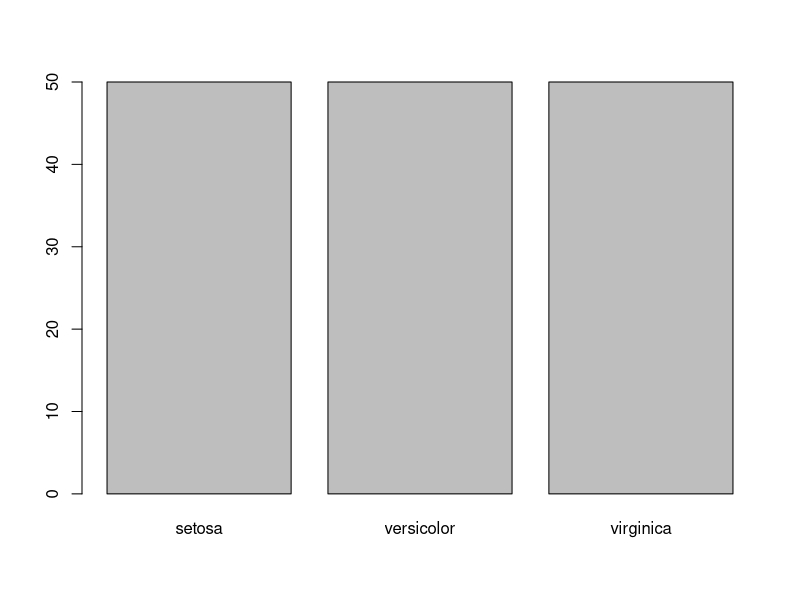
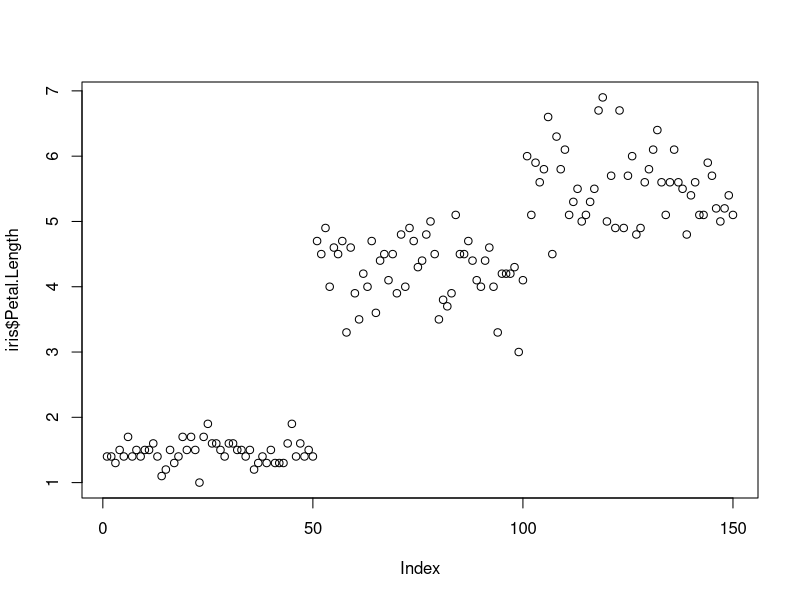
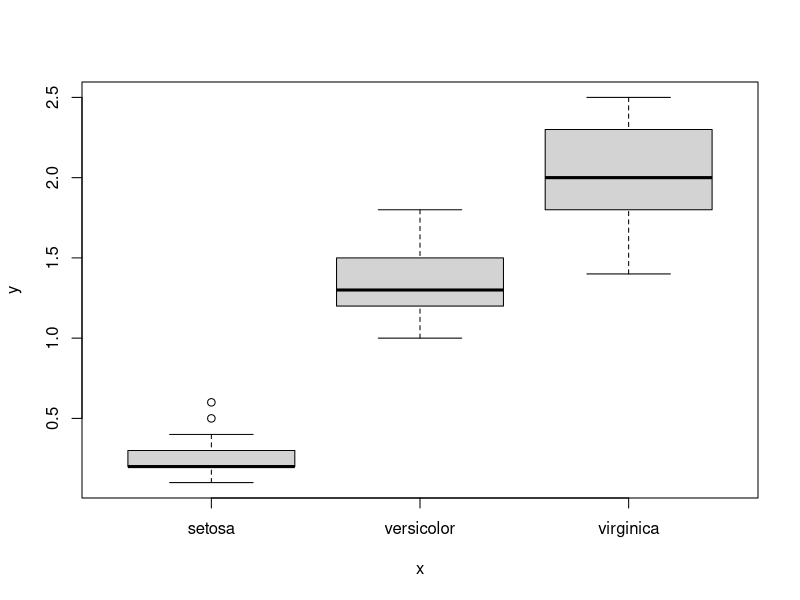
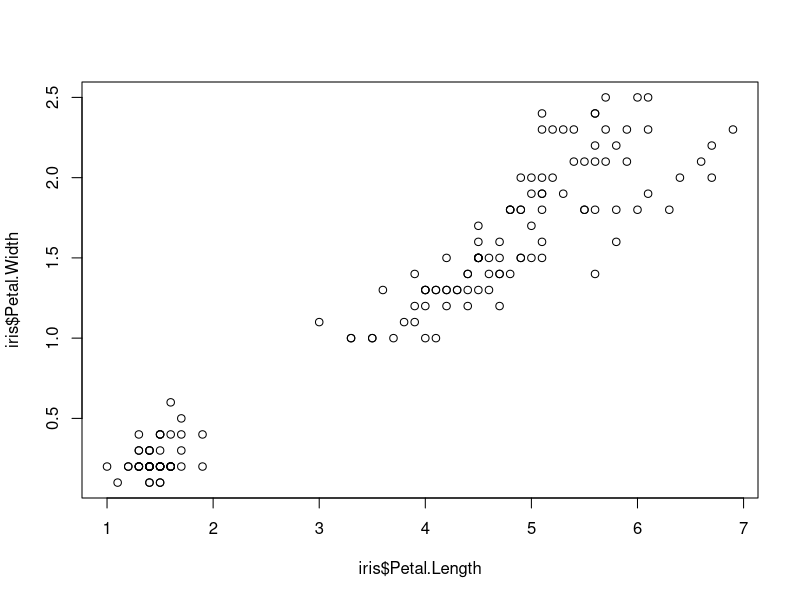
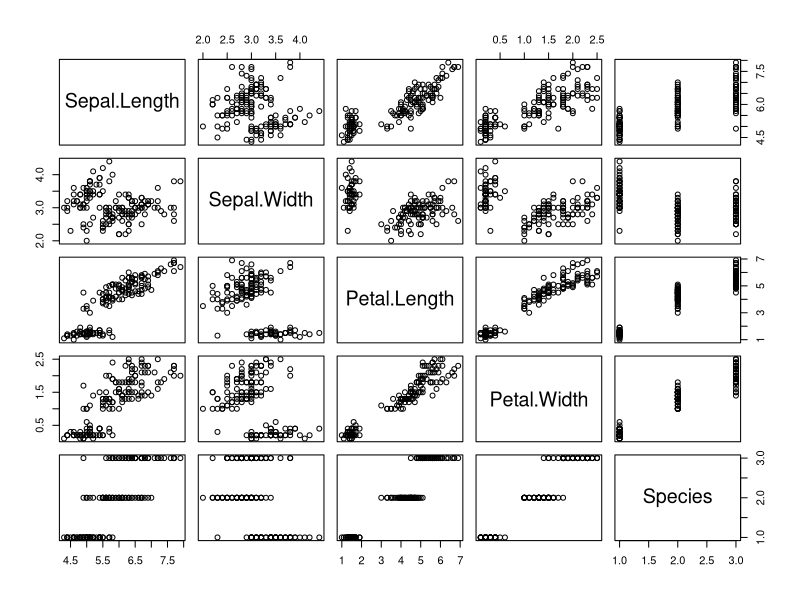
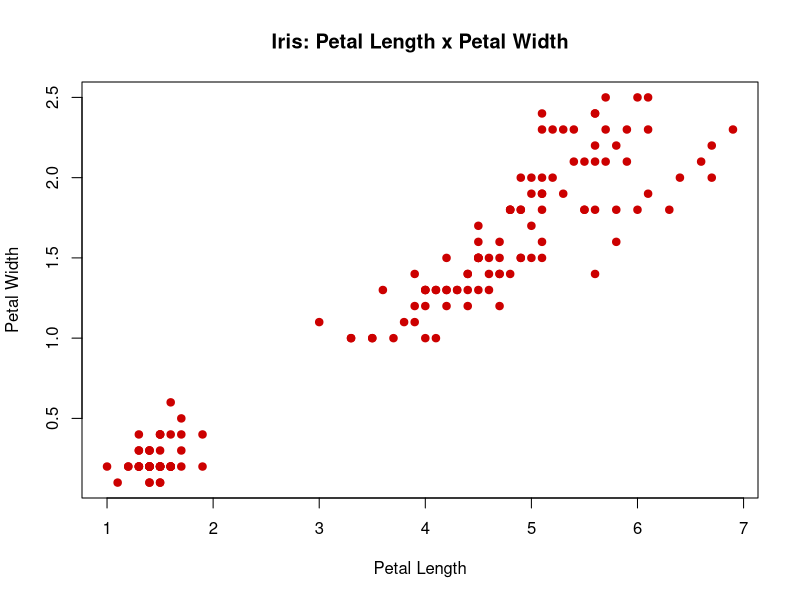

The R source for these figures, in order:
# Usign Iris dataset

# Plot comand adapts to the number and the format of the data that it is passed
plot(iris$Species) # Categorical variable
plot(iris$Petal.Length) # Quantitative variable
plot(iris$Species, iris$Petal.Width) # Category x quantity
plot(iris$Petal.Length, iris$Petal.Width) # Quantitative pair
plot(iris) # Entire data frame

# Plot with options
plot(iris$Petal.Length, iris$Petal.Width,
  col = "#cc0000",
  pch = 19,
  main = "Iris: Petal Length x Petal Width",
  xlab = "Petal Length",
  ylab = "Petal Width"
)
